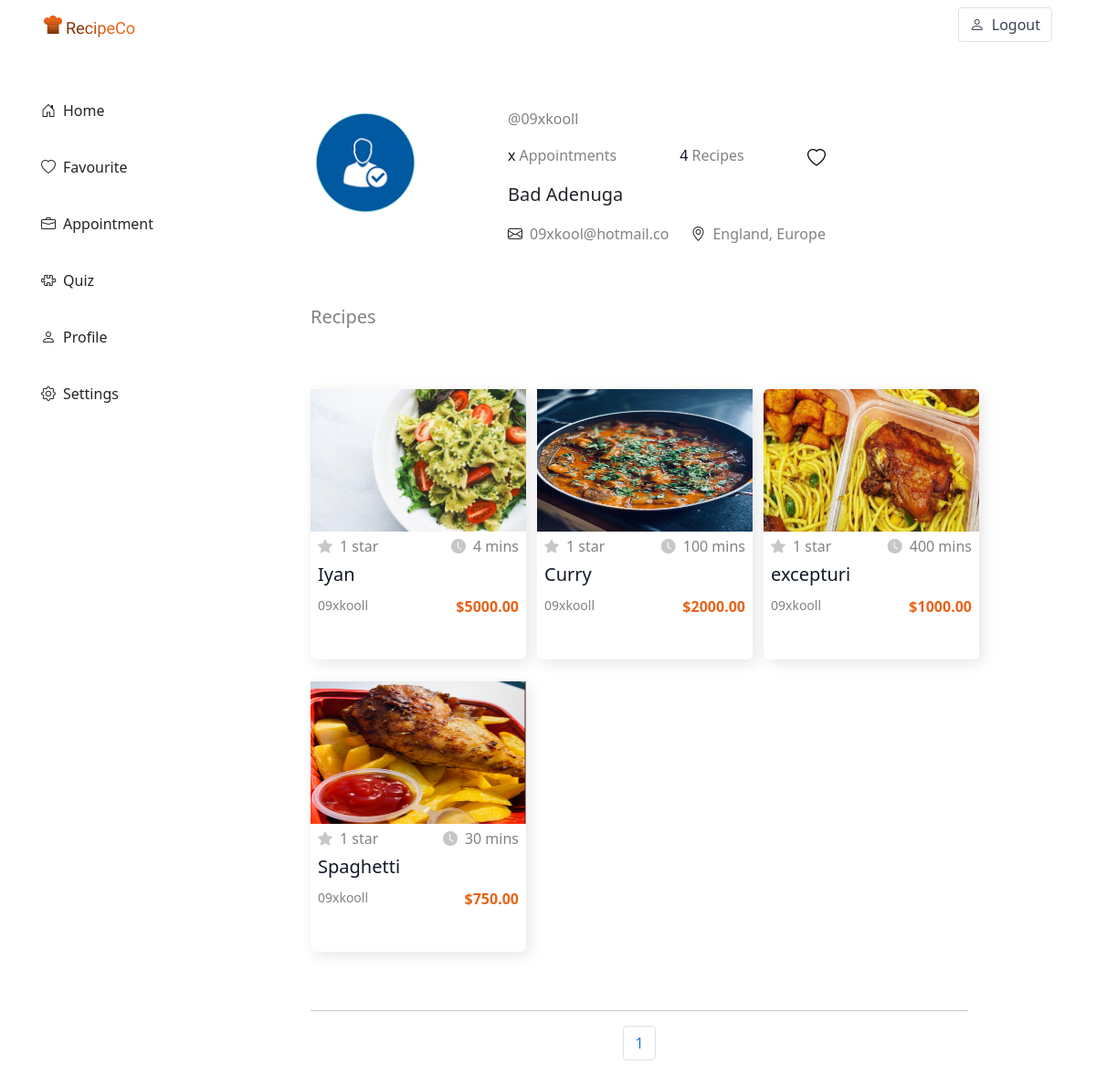
The page /chef/1 (signed in) on the database its author committed.
### chef_management_app/models.py (models this page shows)
class ChefUser(models.Model):
    id = models.AutoField(primary_key=True)
    admin = models.OneToOneField(CustomUser, on_delete=models.CASCADE)
    chef_name = models.CharField(max_length=255)
    phone_number = models.CharField(max_length=255)
    image_url = models.ImageField(upload_to=filepath_chef, null=True, blank=True)
    join_date = models.DateTimeField(auto_now_add=True)
    address_name = models.TextField()
    country_id = models.ForeignKey(
        Country, on_delete=models.DO_NOTHING, null=True, blank=True
    )
    continent_id = models.ForeignKey(
        Continent, on_delete=models.DO_NOTHING, null=True, blank=True
    )
    objects = models.Manager()

class CustomUser(AbstractUser):
    user_type_data = ((1, "HOD"), (2, "Chef"), (3, "Regular"))
    user_type = models.CharField(default=1, choices=user_type_data, max_length=10)

class Country(models.Model):
    id = models.AutoField(primary_key=True)
    name = models.CharField(max_length=255)
    image = models.CharField(max_length=255)
    continent_id = models.ForeignKey(Continent, on_delete=models.CASCADE)
    objects = models.Manager()

class Continent(models.Model):
    id = models.AutoField(primary_key=True)
    name = models.CharField(max_length=255)
    objects = models.Manager()

class Recipe(models.Model):
    id = models.AutoField(primary_key=True)
    name = models.CharField(max_length=255)
    decription = RichTextField(blank=True, null=True)
    method = RichTextField(blank=True, null=True)
    ingredient = RichTextField(blank=True, null=True)
    image_url = models.ImageField(upload_to=filepath_recipe, null=True, blank=True)
    created_at = models.DateTimeField(auto_now_add=True)
    price = models.IntegerField()
    period = models.IntegerField()
    address_name = models.TextField()
    country_id = models.ForeignKey(
        Country, on_delete=models.DO_NOTHING, null=True, blank=True
    )
    continent_id = models.ForeignKey(
        Continent, on_delete=models.DO_NOTHING, null=True, blank=True
    )
    chefuser_id = models.ForeignKey(ChefUser, on_delete=models.CASCADE)
    objects = models.Manager()

### chef_management_app/views/userRecipeView.py (the view)
# urls.py: path("chef/<str:chef_id>", userRecipeView.GetChefById, name="chef_recipe_id"),
def GetChefById(request, chef_id):
    chefuser = ChefUser.objects.get(id = chef_id)
    recipe = Recipe.objects.filter(chefuser_id = chefuser).order_by('-created_at')
    regularuser = RegularUser.objects.get(admin = request.user.id)
    favorite = RegularUserFavorite.objects.filter(chefuser_id = chefuser, regularuser_id = regularuser)
    p = Paginator(recipe, 5)
    page = request.GET.get('page')
    recipes = p.get_page(page)
    nums = "a" * recipes.paginator.num_pages
    recipes_ratings = []
    for recipe_obj in recipes:
        recipe_rating_obj = RecipeRating.objects.filter(recipe_id = recipe_obj.id)
        total_rating = CalculateRating(recipe_rating_obj) + 1
        response = {
            "recipe" : recipe_obj,
            "rating" : total_rating,
        }
        recipes_ratings.append(response)
    return render(request, "userrecipe/chef.html",  { "recipes" : recipes_ratings, "chef" : chefuser, 'nums' : nums, "recipe_count" : recipe.count(), "favorite" : favorite })

### chef_management_app/views/userRecipeView.py (called while the page is built, shortened)
def CalculateRating(ratings):
    rating_initial = 0
    sum_divid = 1
    total_num = (rating_initial) / (sum_divid)
    return int(total_num)

### chef_management_app/templates/userrecipe/chef.html (shortened to what this page needs)
{% extends 'userrecipe/navbar.html' %}
{% block user_content %}
    <div class="my-5 px-8">
        <div class="d-flex">
            <div class="text-center mb-3 me-5">
                <img src="../media/{{ chef.image_url }}" alt="" class="rounded-circle text-center" width="120" height="120">
            </div>
            <div class="px-5">
                <div>
                    <p class="section-text">@{{ chef.chef_name }}</p>
                </div>
                <div class="d-flex justify-content-between">
                    <p class="me-3 section-text">
                        <span class="recipeco-black me-1">x</span>Appointments
                    </p>
                    <p class="me-3 section-text">
                        <span class="recipeco-black me-1">{{ recipe_count }}</span>Recipes
                    </p>
                        {% if not favorite %}
                            <span class="recipeco-black"><a href="{% url 'chef_favorite' chef.id %}"><i class="bi bi-heart fs-5"></i></a></span>
                        {% endif %}
                </div>
                <div>
                    <p class="recipco-black fs-5">{{ chef.admin.first_name }} {{ chef.admin.last_name }}</p>
                </div>
                <div class="d-flex">
                    <i class="bi bi-envelope me-2"></i>
                    <p class="section-text me-4">{{ chef.admin.email }}</p>
                    <i class="bi bi-geo-alt me-2"></i>
                    <p class="section-text">{{ chef.country_id.name }}, {{ chef.continent_id.name }}</p>
                </div>
            </div>
        </div>
        <div class="d-flex justify-content-between my-5">
            <div>
                <p class="section-text fs-5">Recipes</p>
            </div>
        </div>
        <div class="d-flex">
            <div class="row">
                {% if recipes %}
                    {% for recipe in recipes %}
                        <div class="col-md-4 mb-4">
                            <a href="{% url 'user_recipe_id' recipe.recipe.id %}" class="text-decoration-none">
                                <div class="tr-card">
                                    <div>
                                        <img src="../../media/{{ recipe.recipe.image_url }}" alt="placeholder meal" width="236" height="156">
                                    </div>
                                    <div class="mx-2">
                                        <div class="d-flex justify-content-between mt-1">
                                            <div class="d-flex">
                                                <i class="bi bi-star-fill section-logo me-2"></i>
                                                <p class="mb-0 section-text">{{ recipe.rating }} star</p>
                                            </div>
                                            <div class="d-flex">
                                                <i class="bi bi-clock-fill me-2 section-logo"></i>
                                                <p class="mb-0 section-text">{{ recipe.recipe.period }} mins</p>
                                            </div>
                                        </div>
                                        <div class="mt-1">
                                            <p class="recipeco-black fs-5 mb-0">{{ recipe.recipe.name }}</p>
                                        </div>
                                        <div class="d-flex justify-content-between mt-2">
                                            <p class="mb-0 section-text small">{{ recipe.recipe.chefuser_id.chef_name }}</p>
                                            <p class="mb-0 fw-bold recipeco-theme">${{ recipe.recipe.price }}.00</p>
                                        </div>
                                    </div>
                                </div>
                            </a>
                        </div>
                    {% endfor %}
                {% endif %}
                <nav aria-label="Page navigation example" class="mt-4">
                    <hr />
                    <ul class="pagination justify-content-center">
                        {% for i in nums %}
                            <li class="page-item">
                                <a class="page-link" href="?page={{ forloop.counter }}">
                                {{ forloop.counter }}
                                </a>
                            </li>
                        {% endfor %}
                   </ul>
                </nav>
            </div>
        </div>
    </div>
{% endblock user_content %}

### rows shown on the page
ChefUser: image_url (picture), chef_name "09xkooll", admin.first_name "Bad", admin.last_name "Adenuga", admin.email "09xkool@hotmail.co", country_id.name "England", continent_id.name "Europe"
Recipe: recipe.image_url (picture), rating "1", recipe.period "4", recipe.name "Iyan", recipe.chefuser_id.chef_name "09xkooll", recipe.price "5000"
Recipe: recipe.image_url (picture), rating "1", recipe.period "100", recipe.name "Curry", recipe.chefuser_id.chef_name "09xkooll", recipe.price "2000"
Recipe: recipe.image_url (placeholder picture), rating "1", recipe.period "400", recipe.name "excepturi", recipe.chefuser_id.chef_name "09xkooll", recipe.price "1000"
Recipe: recipe.image_url (picture), rating "1", recipe.period "30", recipe.name "Spaghetti", recipe.chefuser_id.chef_name "09xkooll", recipe.price "750"

### other values the page prints
{{ recipe_count }} "4"
